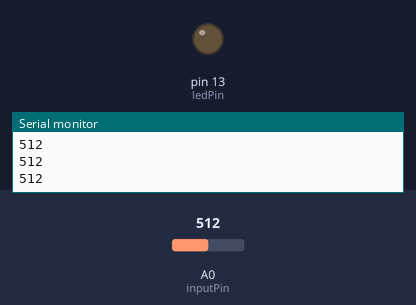
Recording of a sketch running on a simulated Arduino Uno, built with avr-gcc and run on an emulated ATmega328P. Shown: output pins drawn as LEDs (lit = HIGH), the last lines printed to the serial monitor. Dashed ring = blinking. The inputs (shaded band) are chosen by the test bench; at power-on: A0 (inputPin) = 512.

Above: at 2.9 s.
3.0 s: A0 (inputPin) set to 315
At 5.2 s:
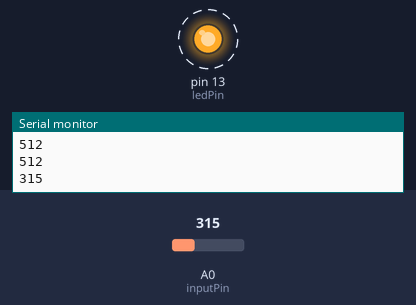
7.4 s: A0 (inputPin) set to 2
9.0 s: A0 (inputPin) set to 0
At 10.8 s:
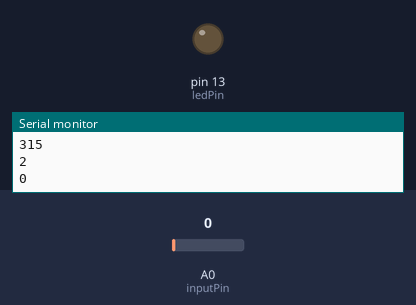
11.1 s: A0 (inputPin) set to 122
At 13.4 s:
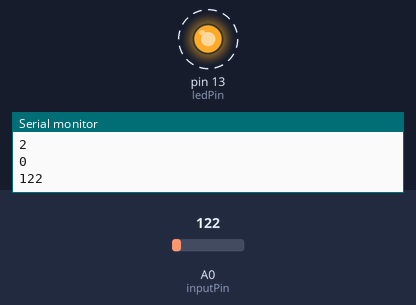
Timing chart, 0 to 16.5 s (numbered marks = the images above; inputs shaded):
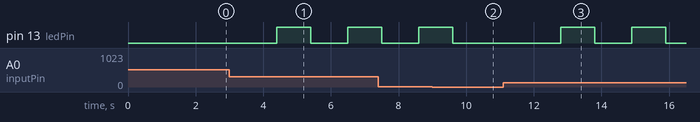

Measured:
- the behaviour switches between 1 and 0 on A0 (inputPin) (found by bisection; images 1 and 2)
- after the input at 3.0 s, pin 13 (ledPin): LOW → HIGH after 1.4 s, → LOW 1.0 s later, → HIGH 1.1 s later
- after the input at 9.0 s, pin 13 (ledPin): goes on until 9.6 s, then stays LOW
- after the input at 11.1 s, pin 13 (ledPin): alternates HIGH for 1.0 s and LOW for 1.1 s, starting after 1.7 s

The sketch:

IR_Sensor_Motion_Notification.ino
```cpp
// Uses an IR sensor to detect movement, lights up a LED
// For inspired code look here: makeprojects.com/Project/PIR-Sensor-ArduinoAlarm/72/1
// For more info on this project look here: gianlazzarini.tumblr.com & gianlazzarini.com
// Email me, Gian Lazzarini @ gianlazzarini@gmail.com

//based upon:
// Makeprojects.com's PIR Sensor Arduino Alarm which is based on the PIR sensor tester by Limor Fried of Adafruit

// these constant variables store the pin numbers
const int ledPin = 13;                // choose the pin for the LED
const int inputPin = 0;               // analog pin used to connect the sharp sensor
// these variables store the values for the input
int val = 0;                    // variable for reading the pin status
int irVal,fadeValue;
int repeat = 0;                // How many times should we loop before stopping? (0 for no stop)

boolean isflashing = false;

void setup() {
  pinMode(ledPin, OUTPUT);      // declare LED as output
  pinMode(inputPin, INPUT);     // declare sensor as input
  Serial.begin(9600);
}

void loop(){
  irVal = analogRead(inputPin);  // read input value
  Serial.println(irVal);            // prints the value of the sensor to the serial monitor
  delay(100);                    // wait for this much time before printing next value

  // use the input value to fade the led
  if (irVal >= 325) {    // Change this value up to make it less sensitive and down to make it more sensitive use serial moniter to guide you
    isflashing = !isflashing;
    }
    if(isflashing == true){
    digitalWrite(ledPin, irVal);  // turn the LED on HIGH is the voltage level
    delay(1000);                // wait for a second
    digitalWrite(ledPin, LOW);    // turn the LED off by making the voltage LOW
    delay(1000);
  }
}
```
